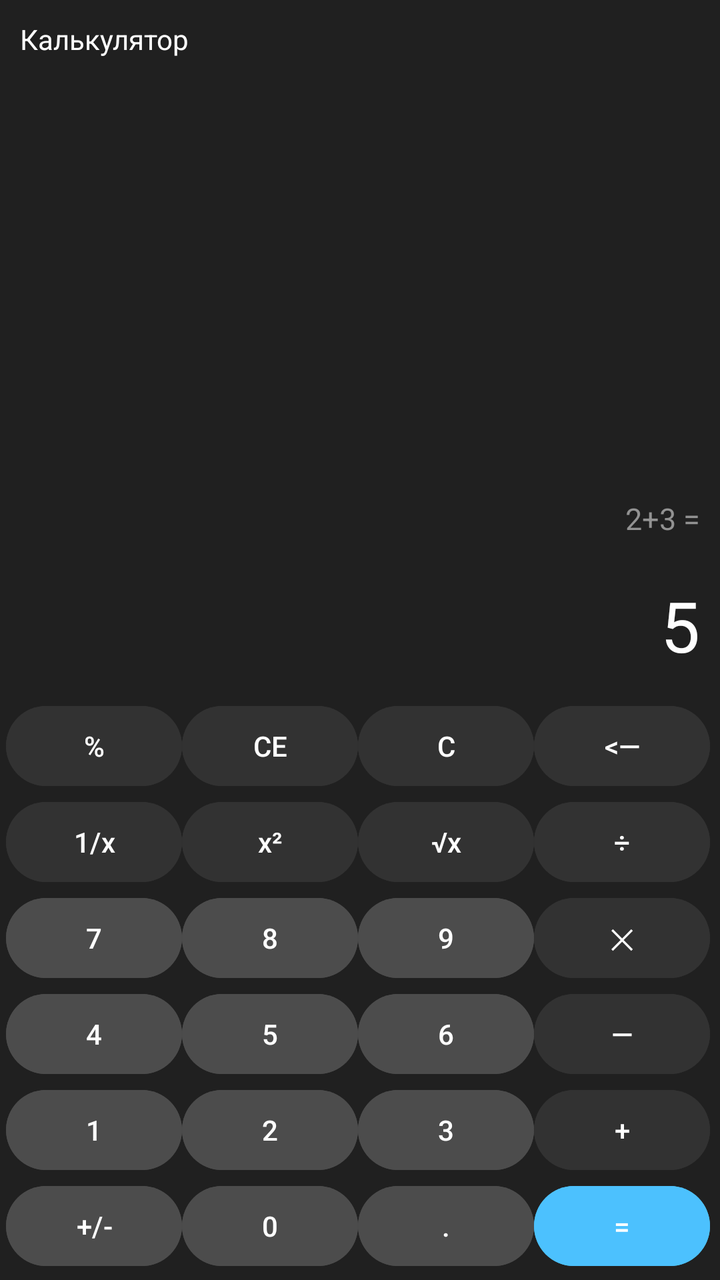
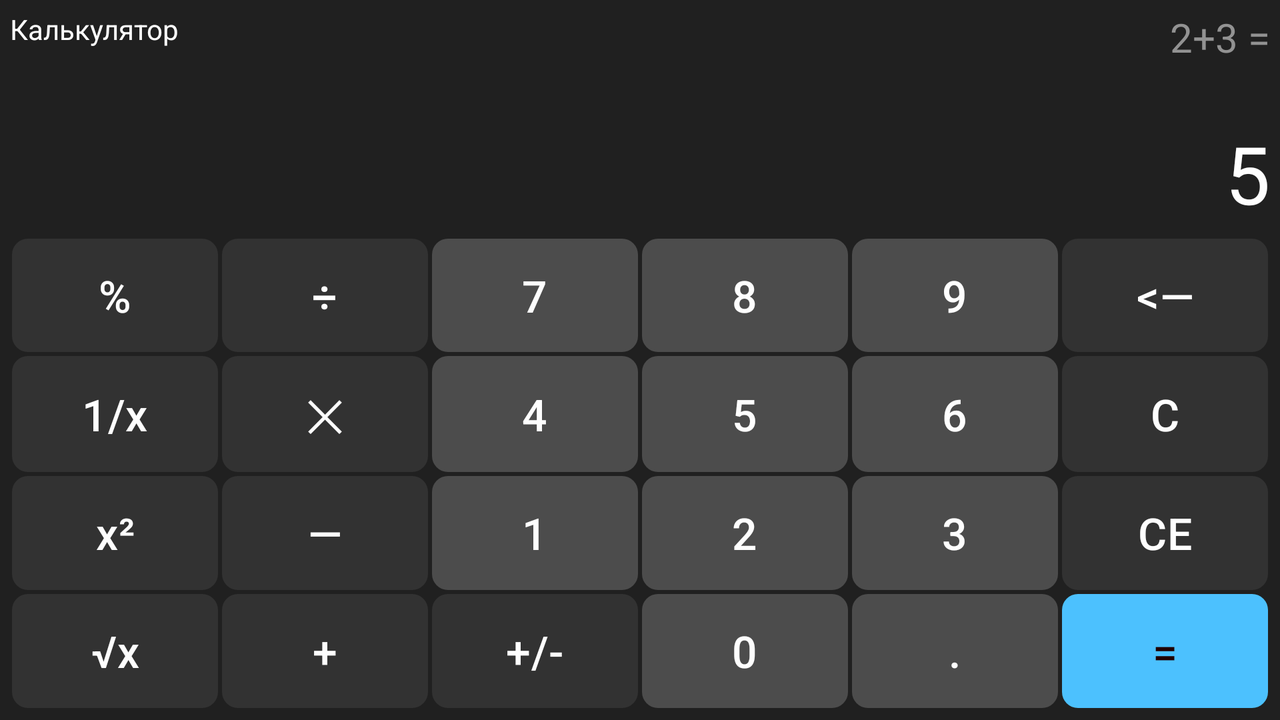

Compare how this app lays out the same screen by default and in its alternative resource folder. The renders come first, then the two layout files and the values they reference.
<!-- AndroidManifest.xml: application theme Theme.SPU211 -->
<!-- res/layout/activity_calc.xml -->
<?xml version="1.0" encoding="utf-8"?>
<LinearLayout xmlns:android="http://schemas.android.com/apk/res/android"
    xmlns:app="http://schemas.android.com/apk/res-auto"
    xmlns:tools="http://schemas.android.com/tools"
    android:id="@+id/calc_layout"
    android:layout_width="match_parent"
    android:layout_height="match_parent"
    android:background="@color/calc_background"
    android:orientation="vertical"
    tools:context=".CalcActivity">

    <TextView
        android:layout_width="match_parent"
        android:layout_height="wrap_content"
        android:layout_margin="10dp"
        android:text="@string/calc_title"
        android:textColor="@color/calc_result_foreground" />


    <LinearLayout
        android:layout_width="match_parent"
        android:layout_height="0dp"
        android:layout_weight="1"
        android:gravity="bottom"
        android:orientation="vertical">


        <TextView
            android:id="@+id/calc_tv_history"
            android:layout_width="match_parent"
            android:layout_height="wrap_content"
            android:layout_gravity="end"
            android:layout_margin="10dp"
            android:gravity="end"
            android:textColor="@color/calc_history_foreground"
            android:textSize="15sp"
            tools:text="2+3 =" />


        <TextView
            android:id="@+id/calc_tv_result"
            android:layout_width="match_parent"
            android:layout_height="wrap_content"
            android:layout_gravity="end"
            android:layout_margin="10dp"
            android:gravity="end"
            android:textColor="@color/calc_result_foreground"
            android:textSize="35sp"
            tools:text="5" />

    </LinearLayout>

    <TableLayout
        android:layout_width="match_parent"
        android:layout_height="wrap_content"
        android:layout_margin="3dp">


        <TableRow style="@style/calc_table_row_style">

            <Button
                style="@style/calc_button_style"
                android:backgroundTint="@color/calc_button_act"
                android:text="@string/calc_btn_percent" />

            <Button
                style="@style/calc_button_style"
                android:backgroundTint="@color/calc_button_act"
                android:text="@string/calc_btn_clear_entry_CE" />

            <Button
                style="@style/calc_button_style"
                android:backgroundTint="@color/calc_button_act"
                android:text="@string/calc_btn_clear_C" />

            <Button
                style="@style/calc_button_style"
                android:backgroundTint="@color/calc_button_act"
                android:text="@string/calc_btn_backspace" />
        </TableRow>

        <TableRow  style="@style/calc_table_row_style">

            <Button
                style="@style/calc_button_style"
                android:backgroundTint="@color/calc_button_act"
                android:text="@string/calc_btn_inverse" />

            <Button
                style="@style/calc_button_style"
                android:backgroundTint="@color/calc_button_act"
                android:text="@string/calc_btn_square" />

            <Button
                style="@style/calc_button_style"
                android:backgroundTint="@color/calc_button_act"
                android:text="@string/calc_btn_sqrt" />

            <Button
                style="@style/calc_button_style"
                android:backgroundTint="@color/calc_button_act"
                android:text="@string/calc_btn_operation_divide" />
        </TableRow>

        <TableRow  style="@style/calc_table_row_style">

            <Button
                style="@style/calc_button_style"
                android:backgroundTint="@color/calc_button_dig"
                android:text="@string/calc_btn_digit_7" />

            <Button
                style="@style/calc_button_style"
                android:backgroundTint="@color/calc_button_dig"
                android:text="@string/calc_btn_digit_8"
                tools:ignore="VisualLintButtonSize" />

            <Button
                style="@style/calc_button_style"
                android:backgroundTint="@color/calc_button_dig"
                android:text="@string/calc_btn_digit_9" />

            <Button
                style="@style/calc_button_style"
                android:backgroundTint="@color/calc_button_act"
                android:text="@string/calc_btn_operation_multiply" />
        </TableRow>

        <TableRow  style="@style/calc_table_row_style">

            <Button
                style="@style/calc_button_style"
                android:backgroundTint="@color/calc_button_dig"
                android:text="@string/calc_btn_digit_4" />

            <Button
                style="@style/calc_button_style"
                android:backgroundTint="@color/calc_button_dig"
                android:text="@string/calc_btn_digit_5" />

            <Button
                style="@style/calc_button_style"
                android:backgroundTint="@color/calc_button_dig"
                android:text="@string/calc_btn_digit_6" />

            <Button
                style="@style/calc_button_style"
                android:backgroundTint="@color/calc_button_act"
                android:text="@string/calc_btn_operation_minus" />
        </TableRow>

        <TableRow  style="@style/calc_table_row_style">

            <Button
                style="@style/calc_button_style"
                android:backgroundTint="@color/calc_button_dig"
                android:text="@string/calc_btn_digit_1" />

            <Button
                style="@style/calc_button_style"
                android:backgroundTint="@color/calc_button_dig"
                android:text="@string/calc_btn_digit_2" />

            <Button
                style="@style/calc_button_style"
                android:backgroundTint="@color/calc_button_dig"
                android:text="@string/calc_btn_digit_3" />

            <Button
                style="@style/calc_button_style"
                android:backgroundTint="@color/calc_button_act"
                android:text="@string/calc_btn_operation_plus" />
        </TableRow>


        <TableRow style="@style/calc_table_row_style">

            <Button
                style="@style/calc_button_style"
                android:backgroundTint="@color/calc_button_dig"
                android:text="@string/calc_btn_sign_toggle" />

            <Button
                style="@style/calc_button_style"
                android:backgroundTint="@color/calc_button_dig"
                android:text="@string/calc_btn_digit_0" />

            <Button
                style="@style/calc_button_style"
                android:backgroundTint="@color/calc_button_dig"
                android:text="@string/calc_btn_dot" />

            <Button
                style="@style/calc_button_style"
                android:backgroundTint="@color/calc_button_equal"
                android:text="@string/calc_btn_equal"
                tools:ignore="VisualLintButtonSize" />
        </TableRow>

    </TableLayout>


</LinearLayout>
<!-- resources referenced by this layout -->
<resources>
  <color name="calc_background">#202020</color>
  <color name="calc_button_act">#323232</color>
  <color name="calc_button_dig">#4C4C4C</color>
  <color name="calc_button_equal">#4CC1FE</color>
  <color name="calc_history_foreground">#929292</color>
  <color name="calc_result_foreground">#FEFEFE</color>
  <string name="calc_btn_backspace">&lt;—</string>
  <string name="calc_btn_clear_C">C</string>
  <string name="calc_btn_clear_entry_CE">CE</string>
  <string name="calc_btn_digit_0">0</string>
  <string name="calc_btn_digit_1">1</string>
  <string name="calc_btn_digit_2">2</string>
  <string name="calc_btn_digit_3">3</string>
  <string name="calc_btn_digit_4">4</string>
  <string name="calc_btn_digit_5">5</string>
  <string name="calc_btn_digit_6">6</string>
  <string name="calc_btn_digit_7">7</string>
  <string name="calc_btn_digit_8">8</string>
  <string name="calc_btn_digit_9">9</string>
  <string name="calc_btn_dot">.</string>
  <string name="calc_btn_equal">=</string>
  <string name="calc_btn_inverse">1/x</string>
  <string name="calc_btn_operation_divide">\u00F7</string>
  <string name="calc_btn_operation_minus">—</string>
  <string name="calc_btn_operation_multiply">\u2715</string>
  <string name="calc_btn_operation_plus">+</string>
  <string name="calc_btn_percent">%</string>
  <string name="calc_btn_sign_toggle">+/-</string>
  <string name="calc_btn_sqrt">√x</string>
  <string name="calc_btn_square">x²</string>
  <string name="calc_title">Калькулятор</string>
  <style name="calc_table_row_style">
          <item name="android:layout_width">match_parent</item>
          <item name="android:layout_height">wrap_content</item>
          <item name="android:layout_weight">1</item>
      </style>
  <style name="Theme.SPU211" parent="Base.Theme.SPU211">
          <item name="android:statusBarColor">@color/calc_background</item>
          <item name="android:navigationBarColor">@color/calc_background</item>
          <item name="android:windowLightStatusBar">false</item>
          <item name="android:windowLightNavigationBar">true</item>
  
      </style>
  <style name="Base.Theme.SPU211" parent="Theme.Material3.DayNight.NoActionBar">
  
          <item name="colorPrimary">@color/calc_background</item>
          <item name="colorSecondary">@color/calc_button_act</item>
          
      </style>
</resources>
<!-- res/layout-land/activity_calc.xml (the repository's variant of the layout above) -->
<!-- drawn on the phone turned sideways -->
<?xml version="1.0" encoding="utf-8"?>
<LinearLayout xmlns:android="http://schemas.android.com/apk/res/android"
    xmlns:tools="http://schemas.android.com/tools"
    android:id="@+id/calc_layout"
    android:layout_width="match_parent"
    android:layout_height="match_parent"
    android:background="@color/calc_background"
    android:gravity="bottom"
    android:orientation="vertical"
    android:paddingBottom="5sp"
    tools:context=".CalcActivity">


    <LinearLayout
        android:layout_width="match_parent"
        android:layout_height="0dp"
        android:layout_weight="1"
        android:orientation="horizontal">


        <LinearLayout
            android:layout_width="wrap_content"
            android:layout_height="wrap_content"
            android:layout_margin="5sp">

            <TextView
                android:layout_width="match_parent"
                android:layout_height="match_parent"
                android:text="@string/calc_title"
                android:textColor="@color/calc_result_foreground" />

        </LinearLayout>


        <LinearLayout
            android:layout_width="match_parent"
            android:layout_height="match_parent"
            android:layout_marginBottom="0dp"
            android:orientation="vertical">

            <LinearLayout
                android:layout_width="match_parent"
                android:layout_height="0dp"
                android:layout_margin="5sp"
                android:layout_weight="1"
                android:orientation="vertical">

                <TextView
                    android:id="@+id/calc_tv_history"
                    android:layout_width="match_parent"
                    android:layout_height="match_parent"
                    android:layout_gravity="top"
                    android:gravity="end"
                    android:textColor="@color/calc_history_foreground"
                    android:textSize="20sp"
                    tools:text="2+3 =" />

            </LinearLayout>

            <LinearLayout
                android:layout_width="match_parent"
                android:layout_height="wrap_content"

                android:layout_marginHorizontal="5sp"
                android:layout_marginBottom="5sp"
                android:orientation="vertical">

                <TextView
                    android:id="@+id/calc_tv_result"
                    android:layout_width="match_parent"
                    android:layout_height="wrap_content"
                    android:layout_gravity="bottom"
                    android:gravity="end"
                    android:textColor="@color/calc_result_foreground"
                    android:textSize="40sp"
                    tools:text="5" />

            </LinearLayout>

        </LinearLayout>


    </LinearLayout>


    <TableLayout
        android:layout_width="match_parent"
        android:layout_height="0dp"
        android:layout_marginHorizontal="5dp"
        android:layout_marginTop="0dp"
        android:layout_weight="2"
        android:paddingTop="0dp"
        android:visibility="visible">


        <TableRow style="@style/calc_table_row_style">

            <Button
                android:id="@+id/calc_btn_percent"
                style="@style/calc_btn_action"
                android:text="@string/calc_btn_percent" />

            <Button
                android:id="@+id/calc_btn_operation_divide"
                style="@style/calc_btn_action"
                android:text="@string/calc_btn_operation_divide" />

            <Button
                android:id="@+id/calc_btn_digit_7"
                style="@style/calc_btn_digit"
                android:text="@string/calc_btn_digit_7" />

            <Button
                android:id="@+id/calc_btn_digit_8"
                style="@style/calc_btn_digit"
                android:text="@string/calc_btn_digit_8" />

            <Button
                android:id="@+id/calc_btn_digit_9"
                style="@style/calc_btn_digit"
                android:text="@string/calc_btn_digit_9" />

            <Button
                android:id="@+id/calc_btn_backspace"
                style="@style/calc_btn_action"
                android:text="@string/calc_btn_backspace" />
        </TableRow>

        <TableRow style="@style/calc_table_row_style">

            <Button
                android:id="@+id/calc_btn_inverse"
                style="@style/calc_btn_action"
                android:text="@string/calc_btn_inverse" />

            <Button
                android:id="@+id/calc_btn_operation_multiply"
                style="@style/calc_btn_action"
                android:text="@string/calc_btn_operation_multiply" />

            <Button
                android:id="@+id/calc_btn_digit_4"
                style="@style/calc_btn_digit"
                android:text="@string/calc_btn_digit_4" />

            <Button
                android:id="@+id/calc_btn_digit_5"
                style="@style/calc_btn_digit"
                android:text="@string/calc_btn_digit_5" />

            <Button
                android:id="@+id/calc_btn_digit_6"
                style="@style/calc_btn_digit"
                android:text="@string/calc_btn_digit_6" />

            <Button
                android:id="@+id/calc_btn_clear_C"
                style="@style/calc_btn_action"
                android:text="@string/calc_btn_clear_C" />

        </TableRow>

        <TableRow style="@style/calc_table_row_style">

            <Button
                android:id="@+id/calc_btn_square"
                style="@style/calc_btn_action"
                android:text="@string/calc_btn_square" />

            <Button
                android:id="@+id/calc_btn_operation_minus"
                style="@style/calc_btn_action"
                android:text="@string/calc_btn_operation_minus" />

            <Button
                android:id="@+id/calc_btn_digit_1"
                style="@style/calc_btn_digit"
                android:text="@string/calc_btn_digit_1" />

            <Button
                android:id="@+id/calc_btn_digit_2"
                style="@style/calc_btn_digit"
                android:text="@string/calc_btn_digit_2" />

            <Button
                android:id="@+id/calc_btn_digit_3"
                style="@style/calc_btn_digit"
                android:text="@string/calc_btn_digit_3" />

            <Button
                android:id="@+id/calc_btn_clear_entry_CE"
                style="@style/calc_btn_action"
                android:text="@string/calc_btn_clear_entry_CE" />


        </TableRow>

        <TableRow style="@style/calc_table_row_style">

            <Button
                android:id="@+id/calc_btn_sqrt"
                style="@style/calc_btn_action"
                android:text="@string/calc_btn_sqrt" />

            <Button
                android:id="@+id/calc_btn_operation_plus"
                style="@style/calc_btn_action"
                android:text="@string/calc_btn_operation_plus" />

            <Button
                android:id="@+id/calc_btn_sign_toggle"
                style="@style/calc_btn_action"
                android:text="@string/calc_btn_sign_toggle" />

            <Button
                android:id="@+id/calc_btn_digit_0"
                style="@style/calc_btn_digit"
                android:text="@string/calc_btn_digit_0" />

            <Button
                android:id="@+id/calc_btn_dot"
                style="@style/calc_btn_digit"
                android:text="@string/calc_btn_dot" />

            <Button
                android:id="@+id/calc_btn_equal"
                style="@style/calc_btn_equal"
                android:text="@string/calc_btn_equal" />
        </TableRow>

    </TableLayout>


</LinearLayout>
<!-- resources referenced by the variant -->
<!-- as the phone turned sideways resolves them -->
<resources>
  <color name="calc_background">#202020</color>
  <color name="calc_history_foreground">#929292</color>
  <color name="calc_result_foreground">#FEFEFE</color>
  <string name="calc_btn_backspace">&lt;—</string>
  <string name="calc_btn_clear_C">C</string>
  <string name="calc_btn_clear_entry_CE">CE</string>
  <string name="calc_btn_digit_0">0</string>
  <string name="calc_btn_digit_1">1</string>
  <string name="calc_btn_digit_2">2</string>
  <string name="calc_btn_digit_3">3</string>
  <string name="calc_btn_digit_4">4</string>
  <string name="calc_btn_digit_5">5</string>
  <string name="calc_btn_digit_6">6</string>
  <string name="calc_btn_digit_7">7</string>
  <string name="calc_btn_digit_8">8</string>
  <string name="calc_btn_digit_9">9</string>
  <string name="calc_btn_dot">.</string>
  <string name="calc_btn_equal">=</string>
  <string name="calc_btn_inverse">1/x</string>
  <string name="calc_btn_operation_divide">\u00F7</string>
  <string name="calc_btn_operation_minus">—</string>
  <string name="calc_btn_operation_multiply">\u2715</string>
  <string name="calc_btn_operation_plus">+</string>
  <string name="calc_btn_percent">%</string>
  <string name="calc_btn_sign_toggle">+/-</string>
  <string name="calc_btn_sqrt">√x</string>
  <string name="calc_btn_square">x²</string>
  <string name="calc_title">Калькулятор</string>
  <!-- from res/values-land/ -->
  <style name="calc_btn_action" parent="calc_btn">
          <item name="android:background">@drawable/calc_btn_action</item>
      </style>
  <!-- from res/values-land/ -->
  <style name="calc_btn_digit" parent="calc_btn">
          <item name="android:background">@drawable/calc_btn_digit</item>
      </style>
  <!-- from res/values-land/ -->
  <style name="calc_btn_equal" parent="calc_btn">
          <item name="android:background">@drawable/calc_btn_equal</item>
          <item name="android:textColor">#200000</item>
      </style>
  <!-- from res/values-land/ -->
  <style name="calc_table_row_style">
          <item name="android:layout_width">match_parent</item>
          <item name="android:layout_height">wrap_content</item>
          <item name="android:layout_weight">1</item>
      </style>
  <style name="Theme.SPU211" parent="Base.Theme.SPU211">
          <item name="android:statusBarColor">@color/calc_background</item>
          <item name="android:navigationBarColor">@color/calc_background</item>
          <item name="android:windowLightStatusBar">false</item>
          <item name="android:windowLightNavigationBar">true</item>
  
      </style>
  <!-- drawable calc_btn_action (drawable) -->
  <?xml version="1.0" encoding="utf-8"?>
  <ripple xmlns:android="http://schemas.android.com/apk/res/android" android:color="#20000000">
      <item>
          <shape android:shape="rectangle">
              <solid android:color="@color/calc_button_act" />
              <corners android:radius="8dp" />
  
  
  
  
  
  
  
  
          </shape>
      </item>
  </ripple>
  <!-- drawable calc_btn_digit (drawable) -->
  <?xml version="1.0" encoding="utf-8"?>
  <ripple xmlns:android="http://schemas.android.com/apk/res/android" android:color="#20000000">
      <item>
          <shape android:shape="rectangle">
              <solid android:color="@color/calc_button_dig" />
              <corners android:radius="8dp" />
  
              
              
              
              
              
              
              
          </shape>
      </item>
  </ripple>
  <style name="Base.Theme.SPU211" parent="Theme.Material3.DayNight.NoActionBar">
  
          <item name="colorPrimary">@color/calc_background</item>
          <item name="colorSecondary">@color/calc_button_act</item>
          
      </style>
  <color name="calc_button_foreground">#FEFEFE</color>
  <color name="calc_button_act">#323232</color>
  <color name="calc_button_dig">#4C4C4C</color>
  <color name="calc_button_equal">#4CC1FE</color>
</resources>
